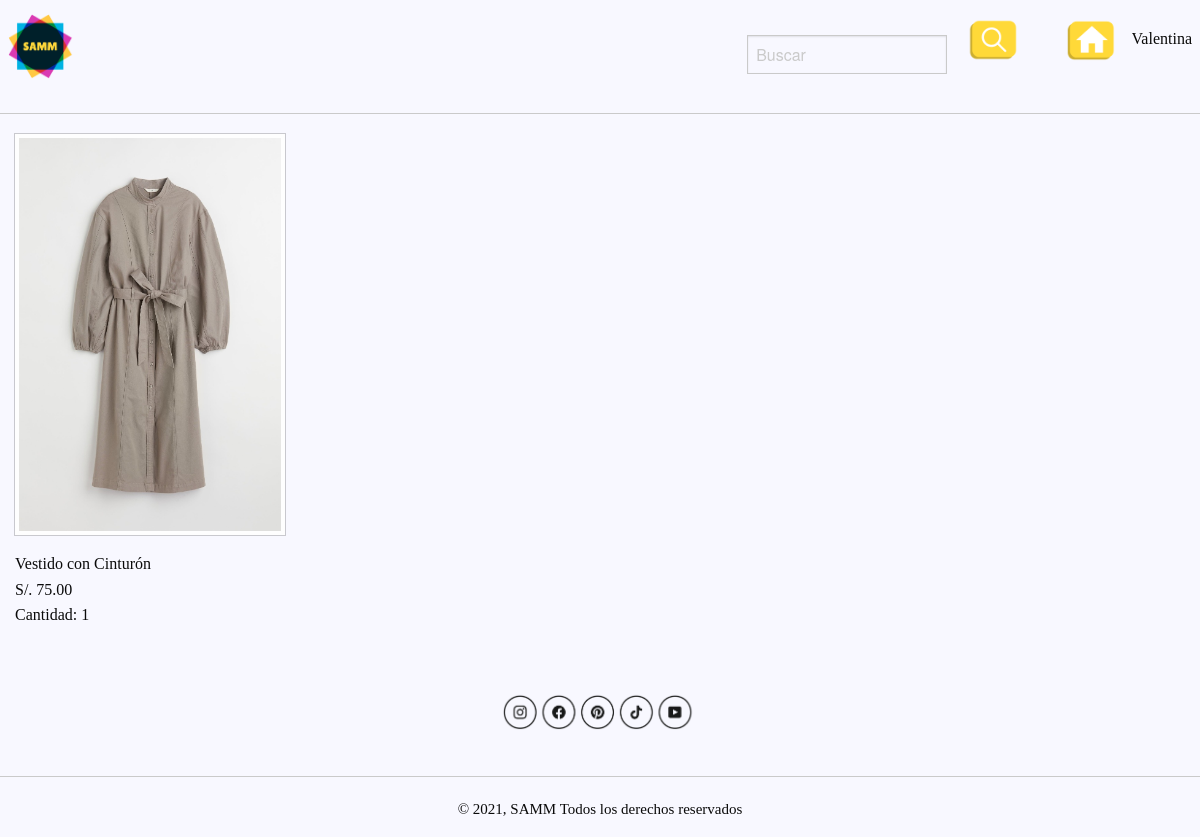
The page /carrito.php (signed in) on the database its author committed.
### tables this page shows
CREATE TABLE `producto` (
  `codigo_producto` int(5) NOT NULL,
  `codigo_marca` int(5) NOT NULL,
  `codigo_talla` int(5) NOT NULL,
  `codigo_color` int(5) NOT NULL,
  `codigo_categoria` int(5) NOT NULL,
  `nombre_producto` varchar(80) NOT NULL,
  `precio` decimal(10,2) NOT NULL,
  `stock` int(5) NOT NULL,
  `descripcion` text NOT NULL
);

CREATE TABLE `carrito` (
  `codigo_producto` int(5) NOT NULL,
  `codigo_pedido` int(5) NOT NULL,
  `cantidad` int(5) NOT NULL
);

### validarSesion.php (called while the page is built, shortened)
<?php
$login=$_SESSION['login'];
if(!$login){
	header('Location:cliente.php');
}
else{
	$ce=$_SESSION['correo'];
}
?>

### carrito.php (the view, shortened to what this page needs)
<?php
include "productos_model.php";
include "validarSesion.php";
?>
<!doctype html>
<html class="no-js" lang="en" dir="ltr">
<head>
    <link rel="stylesheet" href="css/foundation.css">
    <link rel="stylesheet" href="css/app.css">
</head>
<body>
<div class="top-bar" id="mainNavigation">
  <div class="top-bar-left">
    <ul class="menu vertical medium-horizontal">
      <img src="img/logo.png" width="65px">
    </ul>
  </div>
  <div class="top-bar-right">
    <ul class="menu vertical medium-horizontal">
        <a>
<form action="index.php" method="post">
<input type="text" name="buscar" placeholder="Buscar">
<input type="image" src="img/buscar.png" id="sombra" width="50px">
</form>
        </a>
      <a href="index.php"><img id="sombra" src="img/inicio.png" width="50px"></a>
    </ul>
  </div>
    <p style="font-family:tahoma">
      <?php echo "$_SESSION[nombre]";?>
</div>
<div class="text-center">
  <hr>
</div>
<article class="grid-container">
  <div class="grid-x grid-margin-x small-up-2 medium-up-2 large-up-4">
<?php
$consulta="SELECT * FROM producto pr INNER JOIN carrito c ON pr.codigo_producto=c.codigo_producto INNER JOIN pedido p ON c.codigo_pedido=p.codigo_pedido INNER JOIN cliente cl ON cl.codigo_cliente=p.codigo_cliente WHERE cl.correo='$ce'";
$datos=mysqli_query($link, $consulta);
while($fila=mysqli_fetch_array($datos)){
?>
    <div class="cell">
      <img class="thumbnail" src="img/<?php echo $fila['codigo_producto'];?>.jpeg">
      <p style="font-family:tahoma">
      <?php echo $fila['nombre_producto'];?>
      <br>
      <?php echo 'S/. '; echo $fila['precio'];?>
      <br>
      <?php echo 'Cantidad: '; echo $fila['cantidad'];?>
      </p>
        <br>
        </div>
<?php }?>
  </div>
    </article>
    <br>
    <img id="img-center" src="img/redes.png">
        <br>
    <hr>
    <footer>
    <p id="pie" style="font-family:tahoma">
    &copy; 2021, SAMM Todos los derechos reservados
    </p>
    </footer>
</body>
</html>

### rows shown on the page
producto: nombre_producto "Vestido con Cinturón", precio "75.00", carrito.cantidad "1"

### other values the page prints
$_SESSION[nombre] "Valentina"
